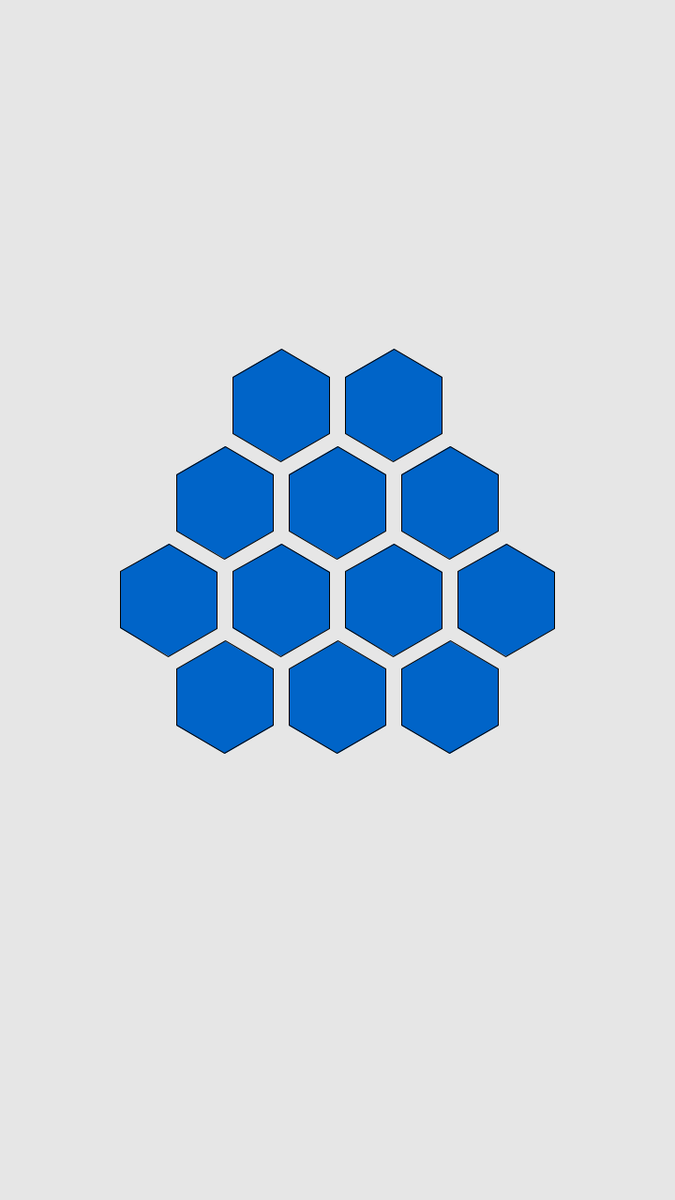
Frame 1 (no input)
Frame 60 (the mouse pressed at the canvas centre just before this capture): identical to frame 1, image omitted
Frame 120 (the mouse held since frame 60 and released just before this capture): identical to frame 1, image omitted

The Processing sketch that drew this single still picture (run headless with seeded random() and noise(); from frame 60 on, the mouse is pressed at the canvas centre):

// Processing sketch: MyTag_WebGUI
// ── MyTag_WebGUI.pde
float sf = 1;
float esf = 1;

interface JavaScript {
  void print(String data);
  void setBlock(int ID, int r, int g, int b, int isTimer, int time, int audio);
}
JavaScript js;

boolean useMultiTouch = false;

Blocks blocks = new Blocks();

void setup(){
  size(720,1280);
  blocks.setPos(width/2,height/2);
}



void draw(){
  colorMode(RGB,255);
  background(230);
  blocks.draw();  
}

void scaleWindow(int x, int y, float scaleFac) {   // change the display settings
  sf = scaleFac;
  size(int(x*sf), int(y*sf));
  if(x<720) esf = x/720;
  else esf = 1;
  blocks.setPos(width/2,height/2);
  
  js.print("esf: " + esf);
  js.print("x: " + width + ", y: " + height + ", scale: " + sf);
}

void bindJavascript(JavaScript _js) {
  js = _js;
}


void mouseMoved() {
  if(!useMultiTouch) blocks.mouseMoved(int(mouseX*sf),int(mouseY*sf));
}

void mousePressed() {
  if(!useMultiTouch) blocks.mouseClicked(int(mouseX*sf),int(mouseY*sf));
}


void setBlock(int ID, int r, int g, int b, boolean isTimer, int time){
  colorMode(RGB,255);
  ID -= 1;
  blocks.blocks[ID].settings.col = color(r,g,b);
  blocks.blocks[ID].settings.isTimer = isTimer;
  blocks.blocks[ID].settings.time = time;
}


void setMultitouch() {  // to be called by browser JS
  useMultiTouch = true;
}


void startTouch(int id, int x, int y) {
  int xpos = int(x * sf);
  int ypos = int(y * sf);
  
  blocks.mouseClicked(xpos,ypos);
}

void moveTouch(int id, int x, int y) {
  int xpos = int(x * sf);
  int ypos = int(y * sf);

}

void endTouch(int id, int x, int y) {
  int xpos = int(x * sf);
  int ypos = int(y * sf);
}

// ── Blocks.pde


class Blocks {

  PVector pos;

  float spacingy = 30*sqrt(3)*2;
  float spacingx = 60;
  
  TagButtons buttons;

  TagBlock openBlock;

  TagBlock[] blocks = {
    new TagBlock(spacingx*3, spacingy), //3,4
    new TagBlock(spacingx*2, 0),   //2,3
    new TagBlock(spacingx, -spacingy), // 1,2
    new TagBlock(-spacingx, -spacingy), //1,1
    new TagBlock(0, 0),           //2,2
    new TagBlock(-spacingx*2, 0), //2,1
    new TagBlock(-spacingx*3, spacingy), //3,1
    new TagBlock(-spacingx, spacingy),  //3,2
    new TagBlock(-spacingx*2, spacingy*2), //4,1
    new TagBlock(spacingx, spacingy),    //3,3
    new TagBlock(spacingx*2, spacingy*2),   //4,3
    new TagBlock(0, spacingy*2) //4,2
    
  };


  Blocks() {
    pos = new PVector(width/2/sf, height/2/sf);
    buttons = new TagButtons();
    for (int i=0; i<blocks.length; i++) blocks[i].setID(i+1);
  }

  void setPos(float x, float y) {

    pos.x = x/sf;
    pos.y = y/sf - spacingy*esf;

    for (int i=0; i<blocks.length; i++) {
      blocks[i].setOffset(pos);
    }
    
    buttons.rePos();
  }

  void draw() {
    TagBlock onTopBlock = null;
    for (int i=0; i<blocks.length; i++) {
      if (blocks[i].openFac>0 && onTopBlock==null){
        onTopBlock = blocks[i];
        continue;
      }
      blocks[i].draw();
    }

    if (onTopBlock!=null){
      onTopBlock.draw();
      if(onTopBlock.openFac>0.95){
        buttons.draw();
      }
    }
  }


  void mouseMoved(int x, int y) {
    for (int i=0; i<blocks.length; i++) {
      if (blocks[i].inShape(x, y)) {
        blocks[i].hoverOn();
      } else {
        blocks[i].hoverOff();
      }
    }
  }


  void mouseClicked(int x, int y) {
    if (openBlock!=null) {
      buttons.mouseClicked(x,y);
      
      if (!openBlock.inShape(x, y)) {
        openBlock.clicked();
        openBlock = null;
        buttons.setSettings(null);
      }
      return;
    }
    
    for (int i=0; i<blocks.length; i++) {
      if (blocks[i].inShape(x, y)) {
        if (blocks[i].clicked()){
          openBlock = blocks[i];
          buttons.setSettings(blocks[i].settings);
        }else openBlock = null;
        return;
      }
    }
  }
}

// ── TagBlock.pde
class TagSettings {
  int ID;
  boolean isTimer;
  color col;
  int time;
}


class TagBlock { 
  PVector pos, initPos, offs, closePos;
  color col;
  float openFac = 0;
  boolean opened = false;
  boolean hovering = false;
  float openScale;
  
  TagSettings settings;

  TagBlock (float x, float y) {  
    pos = new PVector(x, y);
    initPos = new PVector(x, y);
    closePos = new PVector(x, y);
    
    settings = new TagSettings();
    settings.col = color(0,100,200);
    settings.isTimer = true;
    settings.time = 160;
  } 
  
  void setID(int i){
    settings.ID = i;
  }

  void draw() {
    if(opened && openFac<1) openFac += 0.05;
    if(!opened && openFac>0) openFac -= 0.05;
    
    pos.x = width/2;
    pos.y = height/2;
    openScale = 5*esf;
    
    pos.lerp(closePos,1-openFac);
    
    pushMatrix();
    
    translate(pos.x, pos.y);
    scale(sf*esf + openFac*openScale*sf); 
    rotate(0.5*PI);
    col = settings.col;    
    colorMode(HSB,360,100,100);
    if(hovering) col = color(hue(col), saturation(col)-50*(1-openFac), brightness(col));
    fill(col);
    stroke(0);
    strokeWeight(1/sf);
    beginShape();
    vertex(60, 0);
    vertex(30, 30*sqrt(3));
    vertex(-30, 30*sqrt(3));
    vertex(-60, 0);
    vertex(-30, -30*sqrt(3));
    vertex(30, -30*sqrt(3));
    endShape(CLOSE);
    popMatrix();
    
  }

  boolean inShape(float x, float y) {
    PVector p = new PVector(x, y);
    if (pos.dist(p)<60*(sf*esf+openFac*openScale*sf)) {
      return true;
    }
    return false;
  }
  
  boolean clicked(){
    opened = !opened;
    if(opened) col = color(200);
    else col = color(128);
    return opened;
  }

  void setOffset(PVector p) {
    closePos = PVector.add(PVector.mult(initPos,esf),p);   
    closePos.mult(sf);
  }

  void setColor(color c) {
    col = c;
  }
  
  void hoverOn(){
    hovering = true;
  }
  
  void hoverOff(){
    hovering = false;
  }
}

// ── TagButtons.pde
// color, timer, moment 

class Slider {
  float val; // 0-1
  PVector pos;
  PVector size;
  boolean hueMode;

  Slider(boolean _hueMode) {
    pos = new PVector(0, 0);
    size = new PVector(10, 10);
    hueMode = _hueMode;
  }

  void init(int x, int y, int w, int h) {
    pos = new PVector(x, y);
    size = new PVector(w, h);
  }

  void draw(color col) {
    noStroke();
    colorMode(RGB, 255);
    fill(0);
    rect(pos.x-2, pos.y-2, size.x+4, size.y+5);

    colorMode(HSB, size.x, size.x, size.x);

    for (int i=(int)pos.x; i<int(pos.x+size.x); i++) {
      float j = i-pos.x;
      if (hueMode) stroke(j, size.x, size.x);
      else stroke(hue(col), size.x*2-j*2, j*2);   //min(size.x, j*2)
      line(i, pos.y, i, pos.y+size.y);
    }

    float xPos = pos.x+size.x*val;
    noStroke();
    fill(0);
    rect(xPos-5, pos.y-7, 10, size.y+14);
  }

  boolean mouseClicked(int x, int y) {
    if (x>pos.x && x<pos.x+size.x && y>pos.y && y<pos.y+size.y) {
      val = map(x, pos.x, pos.x+size.x, 0, 1);
      return true;
    }
    return false;
  }
}




class TagButtons {
  PVector pos;
  TagSettings s;

  Slider hueSlider;
  Slider lightSlider;
  TimeSelector timeSelector;
  ModeSwitch timeSwitch;

  TagButtons() {
    pos = new PVector(width/2, height/2);
    hueSlider = new Slider(true);
    lightSlider = new Slider(false);
    timeSelector = new TimeSelector();
    timeSwitch = new ModeSwitch("Timer", "Moment");
  }

  void rePos() {
    int sliderW = int(450*sf*esf);
    int sliderH = int(50*sf*esf);
    int switchW = int(280*sf*esf);
    hueSlider.init(width/2-sliderW/2, height/2+sliderH*2, sliderW, sliderH);
    lightSlider.init(width/2-sliderW/2, int(height/2+sliderH*3+20*sf*esf), sliderW, sliderH);
    timeSelector.init(width/2-sliderW/2, height/2-sliderH*3, sliderW, sliderH*4);
    timeSwitch.init(width/2-switchW/2, int(height/2-sliderH*4.5), switchW, sliderH);
  }


  void draw() {
    if (s == null) return;

    hueSlider.draw(s.col);
    lightSlider.draw(s.col);
    timeSelector.draw();
    timeSwitch.draw();
  }

  void mouseClicked(int x, int y) {
    if (s == null) return;
    boolean changed = false;

    if (hueSlider.mouseClicked(x, y)) {
      colorMode(HSB, 360, 100, 100);
      s.col = color(hueSlider.val*360, saturation(s.col), brightness(s.col));
      changed = true;
    }

    if (lightSlider.mouseClicked(x, y)) {
      colorMode(HSB, 360, 100, 100);
      s.col = color(hue(s.col), 200-lightSlider.val*200, lightSlider.val*200);
      changed = true;
    }

    if (timeSelector.mouseClicked(x, y)) {
      s.time = timeSelector.time;
      changed = true;
    }

    if (timeSwitch.mouseClicked(x, y)) {
      s.isTimer = timeSwitch.val;
      changed = true;
    }


    if (changed && js!=null) {
      colorMode(RGB, 255);
      int isTimer = s.isTimer ? 1 : 0;
      js.setBlock(s.ID, (int)red(s.col), (int)green(s.col), (int)blue(s.col), isTimer, s.time, 1);
    }
  }


  void setSettings(TagSettings _s) {
    s = _s;

    if (s !=null) {
      colorMode(HSB, 360, 100, 100);
      hueSlider.val = hue(s.col)/360.;
      float sat = saturation(s.col);
      if (sat==100) lightSlider.val = brightness(s.col)/200.;
      else lightSlider.val = 1-sat/200.;

      timeSelector.setTime(s.time);
      timeSwitch.val =  s.isTimer;
    }
  }
}

// ── TimeSelector.pde
int triSize = 50;

class NumberSelector {
  int val;
  float numSpace = 70;
  int maxVal;
  String title;

  PVector pos;
  PVector size;

  NumberSelector(int mv, String t) {
    val = 0;
    maxVal = mv;
    title = t;
  }

  void init(int x, int y, int w, int h) {
    pos = new PVector(x, y);
    size = new PVector(w, h);
    numSpace = h-2*triSize;
  }

  boolean mouseClicked(int x, int y) {
    if (x>pos.x-triSize && x<pos.x+triSize && y>pos.y && y< pos.y+triSize) {
      val++;
      if(val>maxVal) val = 0;
      return true;
    }
    if (x>pos.x-triSize && x<pos.x+triSize && y>pos.y+size.y-triSize && y< pos.y+size.y) {
      val--;
      if(val<0) val = maxVal;
      return true;
    }
    return false;
  }

  void draw() {
    colorMode(RGB, 255);
    fill(255);
    stroke(0);
    strokeWeight(1*sf*esf);
    triangle(pos.x, pos.y, pos.x-triSize, pos.y+triSize, pos.x+triSize, pos.y+triSize);
    triangle(pos.x, pos.y+numSpace+triSize*2, pos.x-triSize, pos.y+numSpace+triSize, pos.x+triSize, pos.y+numSpace+triSize);
    fill(180);
    rect(pos.x-triSize, pos.y+triSize+10, triSize*2, numSpace-20);

    fill(0);
    textSize(64*sf*esf);
    textAlign(CENTER, CENTER);
    text(val, pos.x, pos.y+size.y/2-4*sf*esf);
    textAlign(RIGHT, CENTER);
    text(title, pos.x-triSize, pos.y+size.y/2-4*sf*esf);
  }
}







class TimeSelector {
  NumberSelector hour;
  NumberSelector minute;
  
  int time;

  PVector pos;
  PVector size;

  TimeSelector() {
    hour = new NumberSelector(23, "H:");
    minute = new NumberSelector(59, "M:");
  }

  void init(int x, int y, int w, int h) {
    triSize = int(50*sf*esf);
    pos = new PVector(x, y);
    size = new PVector(w, h);
    hour.init(int(x+triSize*2.5), y, w, h);
    minute.init(int(x+w-triSize*2.5), y, w, h);
  }  

  boolean mouseClicked(int x, int y) {
    boolean h = hour.mouseClicked(x, y);
    boolean m = minute.mouseClicked(x, y);
    
    if(h || m){
      time = hour.val*60*60 + minute.val*60;
      return true;
    }
    return false;
  }
  
  void setTime(int t){
    time = t;
    hour.val = int(time/60/60);
    minute.val = int(time/60) - hour.val*60;
  }

  void draw() {
    noFill();
    stroke(0);
    //rect(pos.x, pos.y, size.x, size.y);
    hour.draw();
    minute.draw();
  }
}


class ModeSwitch{
  boolean val;
  String option1;
  String option2;
  
  PVector pos;
  PVector size;
  
  ModeSwitch(String o1, String o2){
    val = false;
    option1 = o1;
    option2 = o2;
  }
  
  void init(int x, int y, int w, int h) {
    pos = new PVector(x, y);
    size = new PVector(w, h);
  }
  
  
  void draw(){
    colorMode(RGB,255);
    stroke(0);
    fill(80);
    rect(pos.x,pos.y,size.x,size.y);
    fill(250);
    float posx = pos.x;
    if(!val) posx += size.x/2;
    rect(posx,pos.y,size.x/2,size.y);
    
    fill(0);
    textSize(32*sf*esf);
    textAlign(LEFT, CENTER);
    text(option1, pos.x+10, pos.y+size.y/2);
    textAlign(RIGHT, CENTER);
    text(option2, pos.x+size.x-10, pos.y+size.y/2);
  }
  
  boolean mouseClicked(int x, int y) {
    if (x>pos.x && x<pos.x+size.x && y>pos.y && y< pos.y+size.y) {
      val = !val;
      return true;
    }
    return false;
  }
  
  
}
